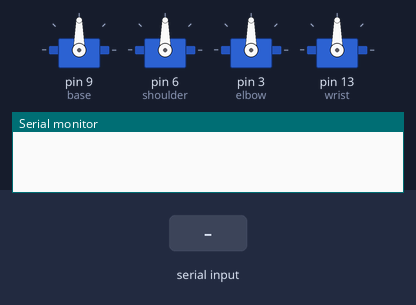
The sketch below on a simulated Arduino Uno, built with avr-gcc and run on an emulated ATmega328P. Parts: 4 × servo, the last lines printed to the serial monitor. Inputs (shaded band) come from the test bench.

Above: at 1.2 s.
1.3 s: "90,45,200\n" received over Serial
At 2.6 s:
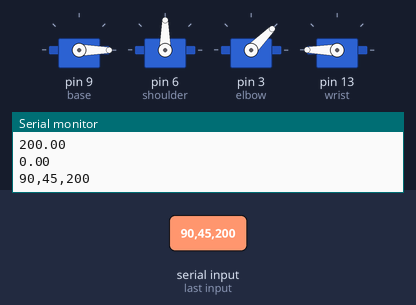
2.9 s: "90,45\n" received over Serial
At 4.2 s:
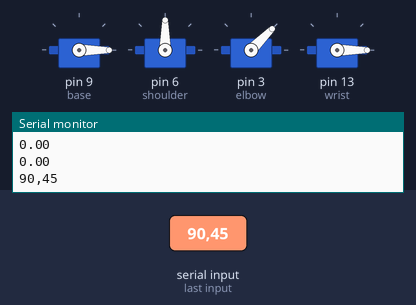
4.5 s: "30,150,10,200\n" received over Serial
At 5.3 s:
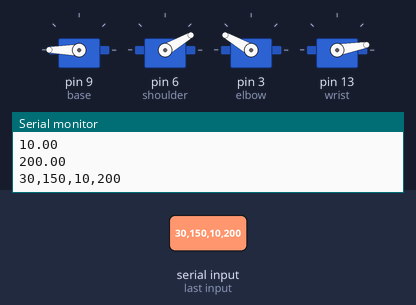
6.1 s: "90,45,200,10\n" received over Serial
At 7.4 s:
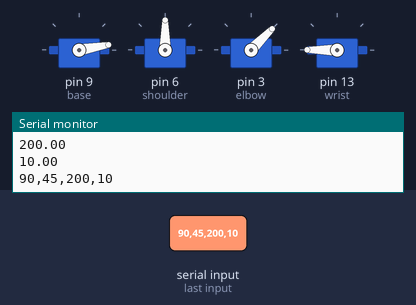
7.7 s: "30,150,10\n" received over Serial
At 8.8 s:
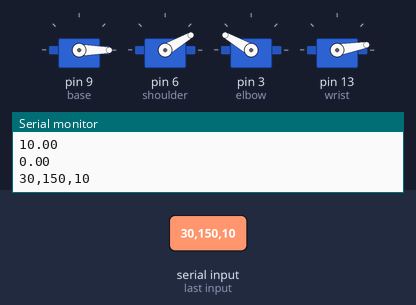
9.3 s: "5\n" received over Serial
At 10.3 s:
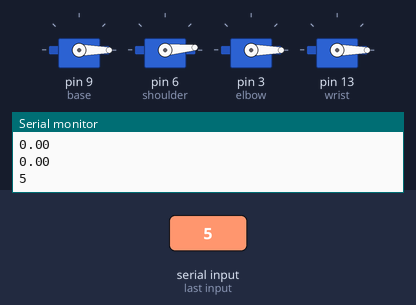
Timing chart, 0 to 11.9 s (numbered marks = the images above; inputs shaded):
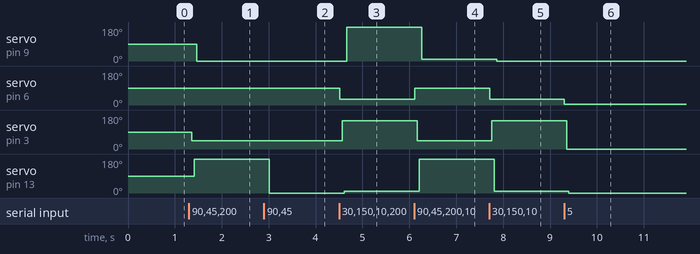

The sketch:

test_serial.ino.ino
```cpp
#include <Servo.h>

String inputString;
unsigned int HighByte = 0;
unsigned int LowByte  = 0;

Servo base, shoulder, elbow, wrist;
void setup() {
  // put your setup code here, to run once:
  base.attach(9);
  //shoulder1.attach(9);
  shoulder.attach(6);
  elbow.attach(3);
  wrist.attach(13);

  Serial.begin(9600);

}

void loop() {
    while(Serial.available())
{
    char inChar = (char)Serial.read();
    inputString += inChar;
    if(inChar == '\n')
    {
      handle_incoming(inputString);
      Serial.println(inputString);
      inputString = "";
    }
  }
}

void handle_incoming(String inputString)
{
  char receivedChars[inputString.length()];
  for(int i=0;i<inputString.length();i++){
    receivedChars[i] = inputString[i];
  }

  char * strtokIndx; // this is used by strtok() as an index

  strtokIndx = strtok(receivedChars,",");      // get the first part - the string
  float shoulder_angle = atoi(strtokIndx); // copy it to messageFromPC
  strtokIndx = strtok(NULL, ","); // this continues where the previous call left off
  float elbow_angle = atoi(strtokIndx);
  strtokIndx = strtok(NULL, ","); // this continues where the previous call left off
  float wrist_angle = atoi(strtokIndx);
  strtokIndx = strtok(NULL, "\n"); // this continues where the previous call left off
  float rotation_angle = atoi(strtokIndx);
  Serial.println(shoulder_angle);
  Serial.println(elbow_angle);
  Serial.println(wrist_angle);
  Serial.println(rotation_angle);

  //phi is the "tool angle"
  goto_angle(shoulder_angle,elbow_angle,wrist_angle,rotation_angle);
}

void goto_angle(float shoulder_angle, float elbow_angle, float wrist_angle,float rotation_angle)
{
  shoulder.write(shoulder_angle);
  delay(50);
  //shoulder2.write(180-shoulder_angle);
  //delay(50);
  elbow.write(elbow_angle);
  delay(50);
  wrist.write(wrist_angle);
  delay(50);
  base.write(rotation_angle);
  delay(50);
}
```

Measured:
- after the input at 1.3 s, servo on pin 9 (base): 90° → 0° after 0.16 s; servo on pin 3 (elbow): 90° → 45° after 0.06 s; servo on pin 13 (wrist): 90° → 180° after 0.11 s
- after the input at 2.9 s, servo on pin 13 (wrist): 180° → 0° after 0.11 s
- after the input at 4.5 s, servo on pin 9 (base): 0° → 180° after 0.17 s; servo on pin 6 (shoulder): 90° → 30° at once; servo on pin 3 (elbow): 45° → 150° after 0.07 s; servo on pin 13 (wrist): 0° → 10° after 0.12 s
- after the input at 6.1 s, servo on pin 9 (base): 180° → 10° after 0.17 s; servo on pin 6 (shoulder): 30° → 90° at once; servo on pin 3 (elbow): 150° → 45° after 0.07 s; servo on pin 13 (wrist): 10° → 180° after 0.12 s
- after the input at 7.7 s, servo on pin 9 (base): 10° → 0° after 0.16 s; servo on pin 6 (shoulder): 90° → 30° at once; servo on pin 3 (elbow): 45° → 150° after 0.06 s; servo on pin 13 (wrist): 180° → 10° after 0.11 s
- after the input at 9.3 s, servo on pin 6 (shoulder): 30° → 5° at once; servo on pin 3 (elbow): 150° → 0° after 0.05 s; servo on pin 13 (wrist): 10° → 0° after 0.10 s
